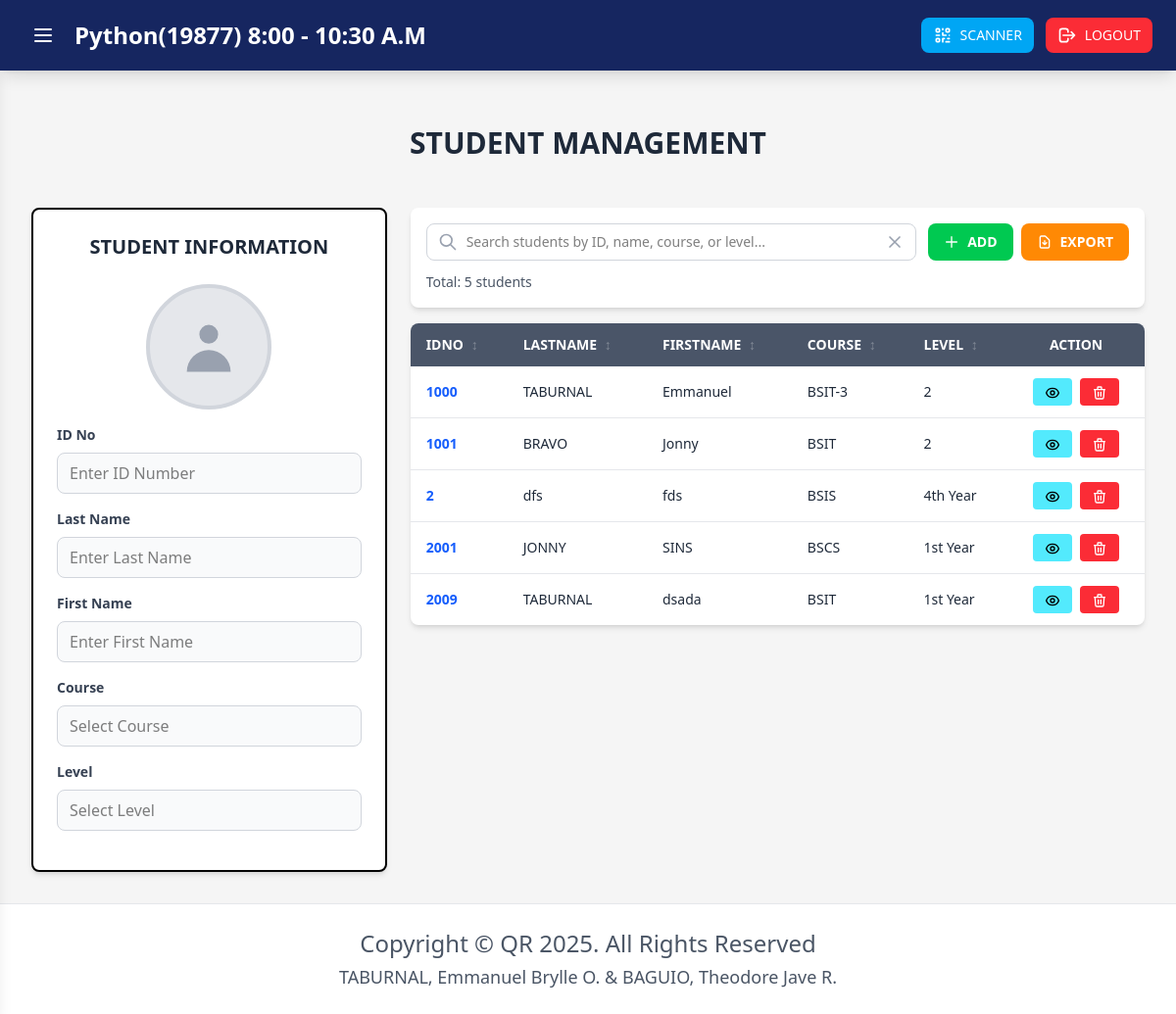
The app's page /student-management (signed in) with its own data.
### tables this page shows
CREATE TABLE student_account(
id INTEGER PRIMARY KEY AUTOINCREMENT,
idno VARCHAR(10) UNIQUE NOT NULL,
Lastname VARCHAR(50) NOT NULL,
Firstname VARCHAR(50) NOT NULL,
course VARCHAR(10) NOT NULL,
level VARCHAR(5) NOT NULL, 
image VARCHAR(25));

### app.py (the view)
@app.route('/student-management')
@login_required
def student_management():
    students = db_helper.get_all()
    return render_template('dashboard/Student_mngt.html', students=students)

### app.py (called while the page is built)
def login_required(f):
    @wraps(f)
    def decorated_function(*args, **kwargs):
        if 'user_id' not in session:
            flash('Please login to access this page', 'error')
            return redirect(url_for('login'))
        return f(*args, **kwargs)
    return decorated_function

### db_helper.py (called while the page is built)
def getprocessor():
    conn = connect(database)
    conn.row_factory = Row
    return conn

def get_all():
    conn = getprocessor()
    cursor = conn.cursor()
    cursor.execute("SELECT * FROM student_account")
    rows = cursor.fetchall()
    conn.close()
    return rows

### templates/dashboard/Student_mngt.html (shortened to what this page needs)
{% extends "dashboard/dashboard.html" %}
{% block StudentManagementContent %}
<main class="flex-1 overflow-y-auto p-3 sm:p-4 md:p-6 lg:p-8 w-full">
    <div class="max-w-7xl mx-auto">
        <div class="p-4 sm:p-6 mb-4 sm:mb-6">
            <h2 class="text-xl sm:text-2xl md:text-3xl font-bold text-gray-800 text-center">STUDENT MANAGEMENT</h2>
        </div>
        <div class="grid grid-cols-1 lg:grid-cols-3 gap-4 sm:gap-6">
            <div class="lg:col-span-1">
                <div class="bg-white divide-gray-400 border-2 rounded-lg shadow-md p-4 sm:p-6">
                    <h3 class="text-lg sm:text-xl font-bold text-gray-800 text-center mb-4 sm:mb-6">STUDENT
                        INFORMATION</h3>
                    <form id="studentViewForm" class="space-y-3 sm:space-y-4">
                        <div class="flex flex-col items-center mb-4">
                            <div id="imagePreview"
                                class="w-24 h-24 sm:w-32 sm:h-32 rounded-full bg-gray-200 flex items-center justify-center overflow-hidden border-4 border-gray-300">
                                <svg id="imagePlaceholder" class="w-12 h-12 sm:w-16 sm:h-16 text-gray-400"
                                    fill="currentColor" viewBox="0 0 20 20">
                                    <path fill-rule="evenodd" d="M10 9a3 3 0 100-6 3 3 0 000 6zm-7 9a7 7 0 1114 0H3z"
                                        clip-rule="evenodd" />
                                </svg>
                            </div>
                        </div>
                        <div>
                            <label class="block text-xs sm:text-sm font-semibold text-gray-700 mb-2">ID No</label>
                            <input type="text" id="idNo" placeholder="Enter ID Number" readonly
                                class="w-full px-3 py-2 text-sm sm:text-base border border-gray-300 rounded-lg bg-gray-50 cursor-not-allowed">
                        </div>
                        <div>
                            <label class="block text-xs sm:text-sm font-semibold text-gray-700 mb-2">Last Name</label>
                            <input type="text" id="lastName" placeholder="Enter Last Name" readonly
                                class="w-full px-3 py-2 text-sm sm:text-base border border-gray-300 rounded-lg bg-gray-50 cursor-not-allowed">
                        </div>
                        <div>
                            <label class="block text-xs sm:text-sm font-semibold text-gray-700 mb-2">First Name</label>
                            <input type="text" id="firstName" placeholder="Enter First Name" readonly
                                class="w-full px-3 py-2 text-sm sm:text-base border border-gray-300 rounded-lg bg-gray-50 cursor-not-allowed">
                        </div>
                        <div>
                            <label class="block text-xs sm:text-sm font-semibold text-gray-700 mb-2">Course</label>
                            <input type="text" id="course" placeholder="Select Course" readonly
                                class="w-full px-3 py-2 text-sm sm:text-base border border-gray-300 rounded-lg bg-gray-50 cursor-not-allowed">
                        </div>
                        <div>
                            <label class="block text-xs sm:text-sm font-semibold text-gray-700 mb-2">Level</label>
                            <input type="text" id="level" placeholder="Select Level" readonly
                                class="w-full px-3 py-2 text-sm sm:text-base border border-gray-300 rounded-lg bg-gray-50 cursor-not-allowed">
                        </div>
                    </form>
                </div>
            </div>
            <div class="lg:col-span-2">
                <div>
                    <div class="bg-white rounded-lg shadow-md p-4 mb-4">
                        <div class="flex flex-col sm:flex-row gap-3">
                            <div class="flex-1 relative">
                                <input type="text" id="studentSearch"
                                    placeholder="Search students by ID, name, course, or level..."
                                    class="w-full px-4 py-2 pl-10 pr-10 border border-gray-300 rounded-lg focus:ring-2 focus:ring-blue-500 focus:border-transparent text-sm">
                                <svg class="w-5 h-5 text-gray-400 absolute left-3 top-1/2 transform -translate-y-1/2"
                                    fill="none" stroke="currentColor" viewBox="0 0 24 24">
                                    <path stroke-linecap="round" stroke-linejoin="round" stroke-width="2"
                                        d="M21 21l-6-6m2-5a7 7 0 11-14 0 7 7 0 0114 0z" />
                                </svg>
                                <button onclick="clearSearch()"
                                    class="absolute right-3 top-1/2 transform -translate-y-1/2 text-gray-400 hover:text-gray-600"
                                    title="Clear search">
                                    <svg class="w-5 h-5" fill="none" stroke="currentColor" viewBox="0 0 24 24">
                                        <path stroke-linecap="round" stroke-linejoin="round" stroke-width="2"
                                            d="M6 18L18 6M6 6l12 12" />
                                    </svg>
                                </button>
                            </div>
                            <div class="flex gap-2">
                                <button onclick="window.location.href='{{ url_for('student') }}'"
                                    class="bg-green-500 hover:bg-green-600 text-white font-bold py-2 px-4 rounded-lg transition text-xs sm:text-sm flex items-center gap-2 whitespace-nowrap">
                                    <svg class="w-4 h-4" fill="none" stroke="currentColor" viewBox="0 0 24 24">
                                        <path stroke-linecap="round" stroke-linejoin="round" stroke-width="2"
                                            d="M12 4v16m8-8H4" />
                                    </svg>
                                    ADD
                                </button>
                                <button onclick="exportFilteredStudents()"
                                    class="bg-orange-400 hover:bg-orange-500 text-white font-bold py-2 px-4 rounded-lg transition text-xs sm:text-sm flex items-center gap-2 whitespace-nowrap"
                                    title="Export to CSV">
                                    <svg class="w-4 h-4" fill="none" stroke="currentColor" viewBox="0 0 24 24">
                                        <path stroke-linecap="round" stroke-linejoin="round" stroke-width="2"
                                            d="M12 10v6m0 0l-3-3m3 3l3-3m2 8H7a2 2 0 01-2-2V5a2 2 0 012-2h5.586a1 1 0 01.707.293l5.414 5.414a1 1 0 01.293.707V19a2 2 0 01-2 2z" />
                                    </svg>
                                    EXPORT
                                </button>
                            </div>
                        </div>
                        <div class="mt-3 text-sm text-gray-600">
                            <span id="resultCount">Total: {{ students|length }} students</span>
                        </div>
                    </div>
                    <div class="bg-white rounded-lg shadow-md overflow-hidden">
                        <div class="overflow-x-auto">
                            <table class="w-full min-w-[600px]">
                                <thead class="bg-[#4a5568] text-white">
                                    <tr>
                                        <th class="px-3 sm:px-4 py-3 text-left text-xs sm:text-sm font-semibold">
                                            IDNO
                                        </th>
                                        <th class="px-3 sm:px-4 py-3 text-left text-xs sm:text-sm font-semibold">
                                            LASTNAME
                                        </th>
                                        <th class="px-3 sm:px-4 py-3 text-left text-xs sm:text-sm font-semibold">
                                            FIRSTNAME
                                        </th>
                                        <th class="px-3 sm:px-4 py-3 text-left text-xs sm:text-sm font-semibold">
                                            COURSE
                                        </th>
                                        <th class="px-3 sm:px-4 py-3 text-left text-xs sm:text-sm font-semibold">
                                            LEVEL
                                        </th>
                                        <th class="px-3 sm:px-4 py-3 text-center text-xs sm:text-sm font-semibold">
                                            ACTION
                                        </th>
                                    </tr>
                                </thead>
                                <tbody id="studentTableBody" class="divide-y divide-gray-200">
                                    {% if students %}
                                    {% for student in students %}
                                    <tr class="hover:bg-gray-50">
                                        <td class="px-3 sm:px-4 py-3 text-xs sm:text-sm text-blue-600 font-semibold">
                                            {{ student.idno }}
                                        </td>
                                        <td class="px-3 sm:px-4 py-3 text-xs sm:text-sm text-gray-800">
                                            {{ student.Lastname }}
                                        </td>
                                        <td class="px-3 sm:px-4 py-3 text-xs sm:text-sm text-gray-800">
                                            {{ student.Firstname }}
                                        </td>
                                        <td class="px-3 sm:px-4 py-3 text-xs sm:text-sm text-gray-800">
                                            {{ student.course }}
                                        </td>
                                        <td class="px-3 sm:px-4 py-3 text-xs sm:text-sm text-gray-800">
                                            {{ student.level }}
                                        </td>
                                        <td class="px-3 sm:px-4 py-3">
                                            <div class="flex justify-center gap-1 sm:gap-2">
                                                <button onclick="viewStudentInForm('{{ student.idno }}')"
                                                    class="bg-cyan-300 hover:bg-cyan-400 text-black px-2 sm:px-3 py-1 rounded text-xs sm:text-sm font-medium transition"
                                                    title="View Student">
                                                </button>
                                                <button
                                                    onclick="deleteStudent('{{ student.idno }}', '{{ student.Firstname }} {{ student.Lastname }}')"
                                                    class="bg-red-500 hover:bg-red-600 text-white px-2 sm:px-3 py-1 rounded text-xs sm:text-sm font-medium transition"
                                                    title="Delete Student">
                                                    <svg class="w-4 h-4 inline" fill="none" stroke="currentColor"
                                                        viewBox="0 0 24 24">
                                                        <path stroke-linecap="round" stroke-linejoin="round"
                                                            stroke-width="2"
                                                            d="M19 7l-.867 12.142A2 2 0 0116.138 21H7.862a2 2 0 01-1.995-1.858L5 7m5 4v6m4-6v6m1-10V4a1 1 0 00-1-1h-4a1 1 0 00-1 1v3M4 7h16" />
                                                    </svg>
                                                </button>
                                            </div>
                                        </td>
                                    </tr>
                                    {% endfor %}
                                    {% else %}
                                    <tr>
                                        <td colspan="6" class="px-4 py-8 text-center text-gray-500">
                                            No students found. Add a student to get started.
                                        </td>
                                    </tr>
                                    {% endif %}
                                </tbody>
                            </table>
                        </div>
                    </div>
                </div>
            </div>
        </div>
    </div>
</main>
{% endblock %}

### templates/dashboard/dashboard.html (shortened to what this page needs)
<!doctype html>
<html class="h-full">
<head>
    <link rel="stylesheet" href="{{ url_for('static', filename='css/output.css') }}">
</head>
<body class="bg-[#f5f5f5] min-h-screen flex flex-col">
    <header class="bg-[#162660] shadow-lg sticky top-0 w-full z-50">
        <div class="flex justify-between items-center py-3 px-3 sm:py-4 sm:px-6">
            <div class="flex items-center gap-2 sm:gap-3 flex-1 min-w-0">
                <button id="menuBtn" class="text-white hover:bg-blue-800 p-2 rounded-lg shrink-0 transition">
                    <svg class="w-5 h-5 sm:w-6 sm:h-6" fill="none" stroke="currentColor" viewBox="0 0 24 24">
                        <path stroke-linecap="round" stroke-linejoin="round" stroke-width="2"
                            d="M4 6h16M4 12h16M4 18h16" />
                    </svg>
                </button>
                <h1 class="text-sm sm:text-lg md:text-2xl font-bold text-white truncate">
                    Python(19877) 8:00 - 10:30 A.M
                </h1>
            </div>
            <div class="flex gap-2 sm:gap-3">
                <button type="button" onclick="window.location.href='/'"
                    class="rounded-lg bg-sky-500 hover:bg-sky-600 text-white px-3 py-2 text-xs sm:text-sm font-medium flex items-center gap-1 sm:gap-2 transition">
                    <span>SCANNER</span>
                </button>
                <button type="button" onclick="window.location.href='/logout'"
                    class="rounded-lg bg-red-500 hover:bg-red-600 text-white px-3 py-2 text-xs sm:text-sm font-medium flex items-center gap-1 sm:gap-2 transition">
                    <svg class="w-4 h-4 sm:w-5 sm:h-5" fill="none" stroke="currentColor" viewBox="0 0 24 24">
                        <path stroke-linecap="round" stroke-linejoin="round" stroke-width="2"
                            d="M17 16l4-4m0 0l-4-4m4 4H7m6 4v1a3 3 0 01-3 3H6a3 3 0 01-3-3V7a3 3 0 013-3h4a3 3 0 013 3v1" />
                    </svg>
                    <span>LOGOUT</span>
                </button>
            </div>
        </div>
    </header>
    <div class="flex flex-1 overflow-hidden relative">
        <div class="flex-1 overflow-y-auto">
            {% block StudentManagementContent %}{% endblock %}
        </div>
    </div>
    <footer class="bg-white shadow-lg border-t border-gray-200 mt-auto py-4 sm:py-6">
        <div class="text-center text-base sm:text-lg lg:text-2xl text-gray-600 font-medium px-4">
            <p class="mb-1">Copyright &copy; QR 2025. All Rights Reserved</p>
            <p class="text-sm sm:text-base lg:text-lg">TABURNAL, Emmanuel Brylle O. & BAGUIO, Theodore Jave R.</p>
        </div>
    </footer>
</body>
</html>

### records on screen
student_account: idno "1000", Lastname "TABURNAL", Firstname "Emmanuel", course "BSIT-3", level "2"
student_account: idno "1001", Lastname "BRAVO", Firstname "Jonny", course "BSIT", level "2"
student_account: idno "2", Lastname "dfs", Firstname "fds", course "BSIS", level "4th Year"
student_account: idno "2001", Lastname "JONNY", Firstname "SINS", course "BSCS", level "1st Year"
student_account: idno "2009", Lastname "TABURNAL", Firstname "dsada", course "BSIT", level "1st Year"
